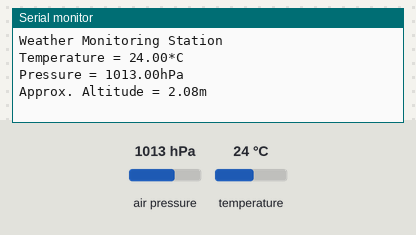
The sketch below on a simulated ESP8266 (Wemos D1 mini). On the bench: the last lines printed to the serial monitor. Inputs (shaded band) come from the test bench; at power-on: air pressure 1013 hPa, temperature 24 °C.

Above: at 3.0 s.
3.1 s: air pressure set to 952 hPa
At 4.4 s:
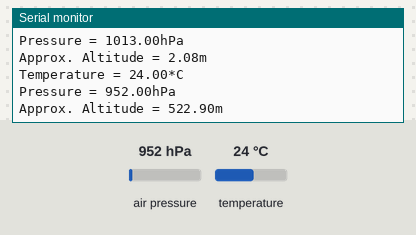
4.6 s: temperature set to 12 °C
At 6.0 s:
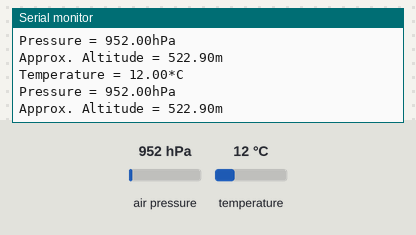
6.1 s: air pressure set to 975 hPa
At 8.7 s:
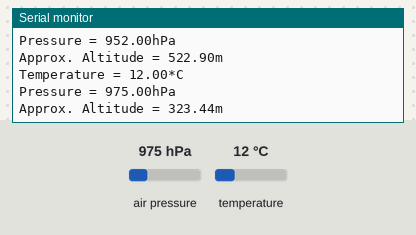
Timing chart, 0 to 10.2 s (numbered marks = the images above; inputs shaded):
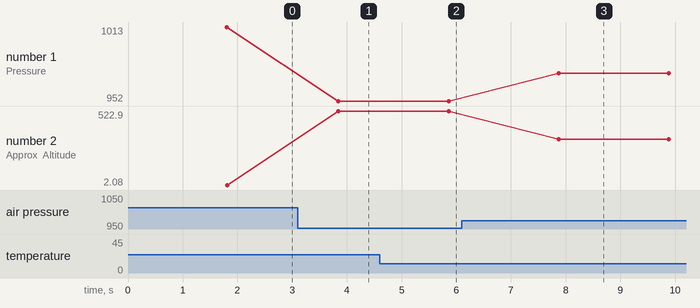

Measured:
- after the input at 3.1 s, the serial monitor: prints a new line after 0.75 s (image 1)
- after the input at 4.6 s, the serial monitor: prints a new line after 1.3 s (image 2)
- after the input at 6.1 s, the serial monitor: prints a new line after 1.8 s (image 3)
- plotted number 1: 1013 → 952 after the input at 3.1 s, 952 → 975 after the input at 6.1 s
- plotted number 2: 2.08 → 522.9 after the input at 3.1 s, 522.9 → 323.44 after the input at 6.1 s

The sketch:

blynk2_bmp280_wemosd1.ino
```cpp
#define BLYNK_TEMPLATE_ID "TMPL2qAHDjEnf"
#define BLYNK_TEMPLATE_NAME "BME 280"
#define BLYNK_AUTH_TOKEN "rhbv2UR36dlVXeTtGYintiDLiekAzmpP"
#define BLYNK_FIRMWARE_VERSION        "0.1.0"
#define BLYNK_PRINT Serial
#define APP_DEBUG
#include <Wire.h>
#include <Adafruit_Sensor.h>
#include <Adafruit_BMP280.h>
//#define USE_NODE_MCU_BOARD
#define USE_WEMOS_D1_MINI
#define SEALEVELPRESSURE_HPA (1013.25)
#define BMP280_I2C_ADDRESS  0x76 //define device I2C address: 0x76 or 0x77 (0x77 is library default address)
Adafruit_BMP280 bmp; //For I2C interface //initialize Adafruit BMP280 library
#include "BlynkEdgent.h"
 void setup()
 {
   Serial.begin(9600);
   BlynkEdgent.begin();
   Wire.begin(D2, D1);
   // initialize the BMP280 sensor
   Serial.println("Weather Monitoring Station");
  if( bmp.begin(BMP280_I2C_ADDRESS) == 0 )
  {
     // connection error or device address wrong!
     Serial.println("Check wiring of BMP280 sensor");
      }
 }
 void loop()
 {
   BlynkEdgent.run(); // Initiates Blynk
 //read temperature, humidity and pressure from the BMP280 sensor
   float temp = bmp.readTemperature();    // get temperature in degree Celsius
   float pres = bmp.readPressure()/100;   // get pressure in Pa
   float alti = bmp.readAltitude(SEALEVELPRESSURE_HPA); // get altitude in meter
 //print temperature
   Serial.print("Temperature = ");
   Serial.print(temp);
   Serial.println("*C");
 //print pressure
   Serial.print("Pressure = ");
   Serial.print(pres);
   Serial.println("hPa");
 //print Altitude
   Serial.print("Approx. Altitude = ");
   Serial.print(alti);
   Serial.println("m");
   delay(1000);
   Serial.println();
   Blynk.virtualWrite(V0, temp); // For Temperature
   Blynk.virtualWrite(V1, pres); // For Pressure
   Blynk.virtualWrite(V2, alti); //For Approx. Altitude
   delay(1000);
 }
```
